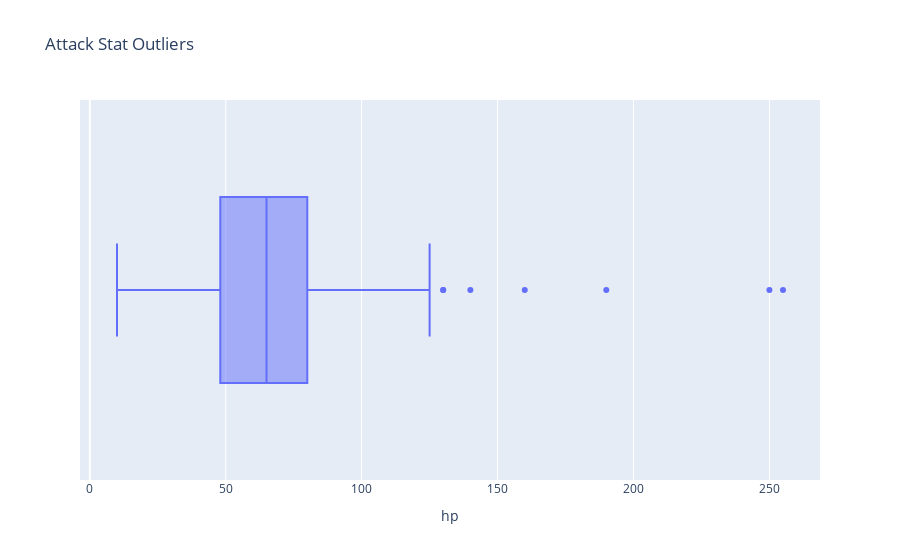

This figure's notebook cell:
### Code cell
#  Boxplot for hp (Outliers)
# plt.figure(figsize=(6,3))
# sns.boxplot(x=df['hp'])
# plt.title("HP Stat Outliers")
# plt.show()
fig = px.box(
    df,
    x="hp",
    title="Attack Stat Outliers"
)
fig.show()

### Figure 1 — Plotly figure (JSON) as saved in the notebook; plotly's stock layout.template omitted (floating-point values rounded to 4 significant figures; data arrays with more than 128 entries replaced by an {"elided": "..."} marker saying what was removed)
{"data": [{"alignmentgroup": "True", "hovertemplate": "hp=%{x}<extra></extra>", "legendgroup": "", "marker": {"color": "#636efa"}, "name": "", "notched": false, "offsetgroup": "", "orientation": "h", "showlegend": false, "type": "box", "x": {"elided": "250 int values"}, "x0": " ", "xaxis": "x", "y0": " ", "yaxis": "y"}], "layout": {"boxmode": "group", "legend": {"tracegroupgap": 0}, "title": {"text": "Attack Stat Outliers"}, "xaxis": {"anchor": "y", "domain": [0, 1], "title": {"text": "hp"}}, "yaxis": {"anchor": "x", "domain": [0, 1]}}}
